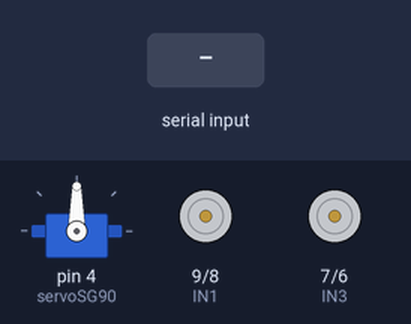
A sketch run on a simulated Arduino Uno, built with avr-gcc and run on an emulated ATmega328P. On the bench: servo, motor-driver pin pairs drawn as motors (green arrow = first pin HIGH = forward, orange = second pin HIGH = backward, longer = more drive, scaled by the enable pin). The test bench sets the inputs (shaded band).

Above: at 1.2 s.
1.3 s: "u" received over the second serial link
At 2.7 s:
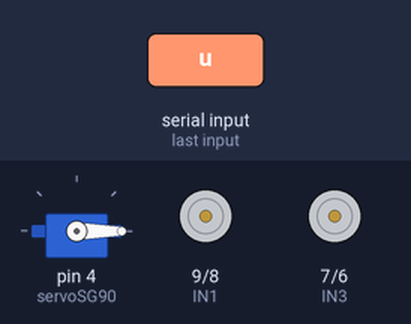
3.2 s: "F" received over the second serial link
At 4.2 s:
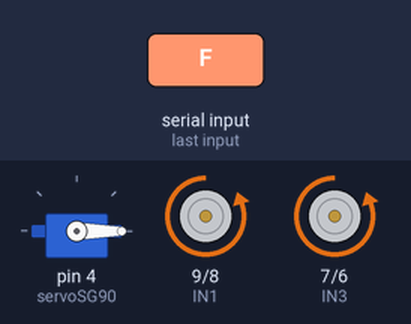
4.9 s: "B" received over the second serial link
At 5.5 s:
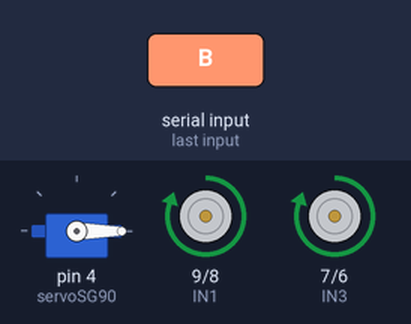
6.6 s: "L" received over the second serial link
At 7.7 s:
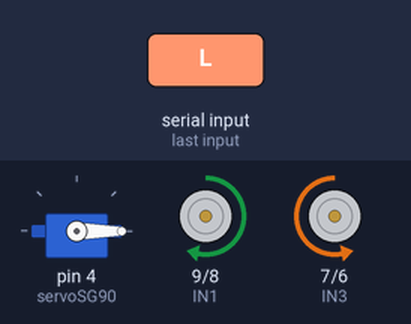
8.2 s: "R" received over the second serial link
At 8.9 s:
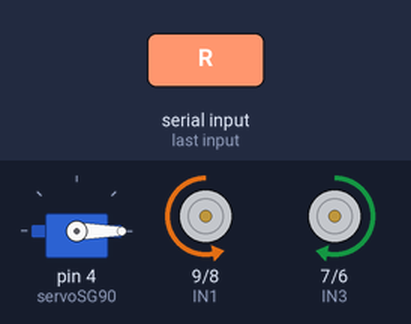
Timing chart, 0 to 10.8 s (numbered marks = the images above; inputs shaded):
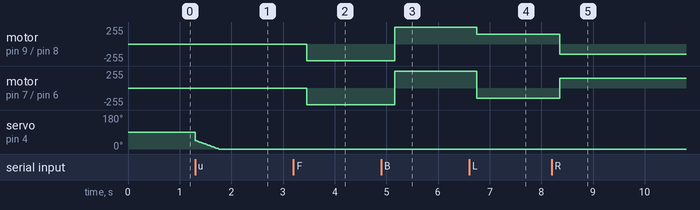

Measured:
- after the input at 1.3 s, servo on pin 4 (servoSG90): moves from 90° to 0° over 0.45 s, starting at once
- after the input at 3.2 s, motor on pin 9 (IN1) / pin 8 (IN2), motor on pin 7 (IN3) / pin 6 (IN4): stopped → backward 254/255 after 0.26 s
- after the input at 4.9 s, motor on pin 9 (IN1) / pin 8 (IN2), motor on pin 7 (IN3) / pin 6 (IN4): backward 254/255 → forward 254/255 after 0.26 s
- after the input at 6.6 s, motor on pin 9 (IN1) / pin 8 (IN2): forward 254/255 → forward 150/255 after 0.15 s; motor on pin 7 (IN3) / pin 6 (IN4): forward 254/255 → backward 150/255 after 0.15 s
- after the input at 8.2 s, motor on pin 9 (IN1) / pin 8 (IN2): forward 150/255 → backward 150/255 after 0.15 s; motor on pin 7 (IN3) / pin 6 (IN4): backward 150/255 → forward 150/255 after 0.15 s

The sketch:

dongco.ino
```cpp
#include <Servo.h>
Servo servoSG90;
int st_pos = 0; // khoi tao gia tri goc ban dau cua servo
int end_pos = 45; // gia tri cuoi cua servo

//L298N driver motor

const int ENA = 11;  // kết nối với chân ENA
const int IN1 = 9;  // kết nối với chân IN1
const int IN2 = 8;  // kết nối với chân IN2
const int IN3 = 7;  // kết nối với chân IN3
const int IN4 = 6;  // kết nối với chân IN4
const int ENB = 5;  // kết nối với chân ENB

// Khai báo đối tượng Bluetooth
#include <SoftwareSerial.h>
SoftwareSerial BTserial(13, 12); // RX | TX

char command;
int speed = 0;


void setup() {
  pinMode(ENA, OUTPUT);
  pinMode(IN1, OUTPUT);
  pinMode(IN2, OUTPUT);
  pinMode(IN3, OUTPUT);
  pinMode(IN4, OUTPUT);
  pinMode(ENB, OUTPUT);

  Serial.begin(9600);
  BTserial.begin(9600);
  servoSG90.attach(4); // Khởi tạo chân kết nối với Servo SG90

}


void loop() {

  if (BTserial.available() > 0) {
    command = BTserial.read();
    Stop(); // Khởi tạo với tất cả các động cơ đã tắt
    // Serial.println(command);
    switch (command) {
      case 'F':
        forward();
        break;
      case 'B':
        back();
        break;
      case 'L':
        left();
        break;
      case 'R':
        right();
        break;
        case 'u':
        servo_down();
         break;
      case 'U':
        servo_up();
      break;


    }
  }
}


void forward() {

  digitalWrite(IN1, LOW);
  digitalWrite(IN2, HIGH);
  digitalWrite(IN3, LOW);
  digitalWrite(IN4, HIGH);
  for (speed = 0; speed < 255; speed++) {
    analogWrite(ENA, speed);
    analogWrite(ENB, speed);
    delay(1);
  }

}

void back() {
  digitalWrite(IN1, HIGH);
  digitalWrite(IN2, LOW);
  digitalWrite(IN3, HIGH);
  digitalWrite(IN4, LOW);
  for (speed = 0; speed < 255; speed++) {
    analogWrite(ENA, speed);
    analogWrite(ENB, speed);
    delay(1);
  }
}

void left() {
  digitalWrite(IN1, HIGH);
  digitalWrite(IN2, LOW);
  digitalWrite(IN3, LOW);
  digitalWrite(IN4, HIGH);
  for (speed = 0; speed <= 150; speed++) {
    analogWrite(ENA, speed);
    analogWrite(ENB, speed);
    delay(1);
  }
}

void right() {
  digitalWrite(IN1, LOW);
  digitalWrite(IN2, HIGH);
  digitalWrite(IN3, HIGH);
  digitalWrite(IN4, LOW);

  for (speed = 0; speed <= 150; speed++) {
    analogWrite(ENA, speed);
    analogWrite(ENB, speed);
delay(1);
}
}

void Stop() {
digitalWrite(IN1, LOW);
digitalWrite(IN2, LOW);
digitalWrite(IN3, LOW);
digitalWrite(IN4, LOW);

analogWrite(ENA, 0);
analogWrite(ENB, 0);
}
void servo_up() {
  for(int angle = st_pos ; angle = end_pos ; angle++)
  {
  servoSG90.write(angle);
  delay(10);
  }
}

void servo_down() {
  for(int angle = end_pos; angle >= st_pos ; angle-=1)
  {
  servoSG90.write(angle);
  delay(10);
  }
}
```
